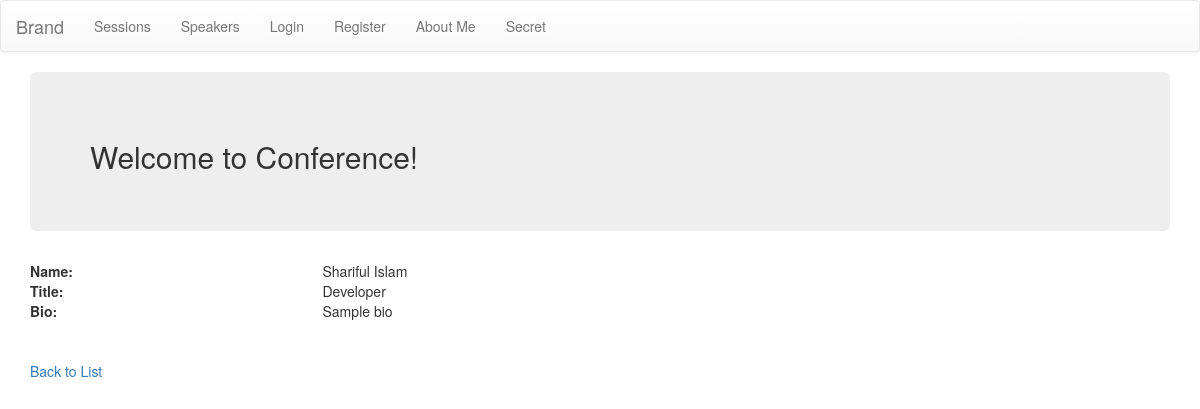
The page /speaker/2/ on the database its author committed.
### app/models.py (models this page shows, shortened)
class Speaker(models.Model):
    name = models.CharField(max_length=40)
    title = models.CharField(max_length=50)
    bio = models.TextField(max_length=1000)
    twitter = models.CharField(max_length=50, blank=True)
    facebook = models.CharField(max_length=50, blank=True)

### app/views.py (the view)
# urls.py: url(r'^speaker/(?P<pk>[0-9]+)/$', views.SpeakerDetails.as_view(), name='speakers_detail'),
class SpeakerDetails(DetailView):
    model = Speaker

### app/templates/app/speaker_detail.html
{% extends 'master.html' %}
{% block content %}
    <div class="row">
        <div class="col-md-3"><strong>Name:</strong></div>
        <div class="col-md-9">{{ object.name }}</div>
    </div>
    <div class="row">
        <div class="col-md-3"><strong>Title:</strong></div>
        <div class="col-md-9">{{ object.title }}</div>
    </div>
    <div class="row">
        <div class="col-md-3"><strong>Bio:</strong></div>
        <div class="col-md-9">{{ object.bio }}</div>
    </div>
    <br><br>
    <div class="row">
        <div class="col-md-9">
            <a href="{% url 'speakers_list' %}">Back to List</a>
        </div>
    </div>
{% endblock %}

### rows shown on the page
Speaker: name "Shariful Islam", title "Developer", bio "Sample bio"
